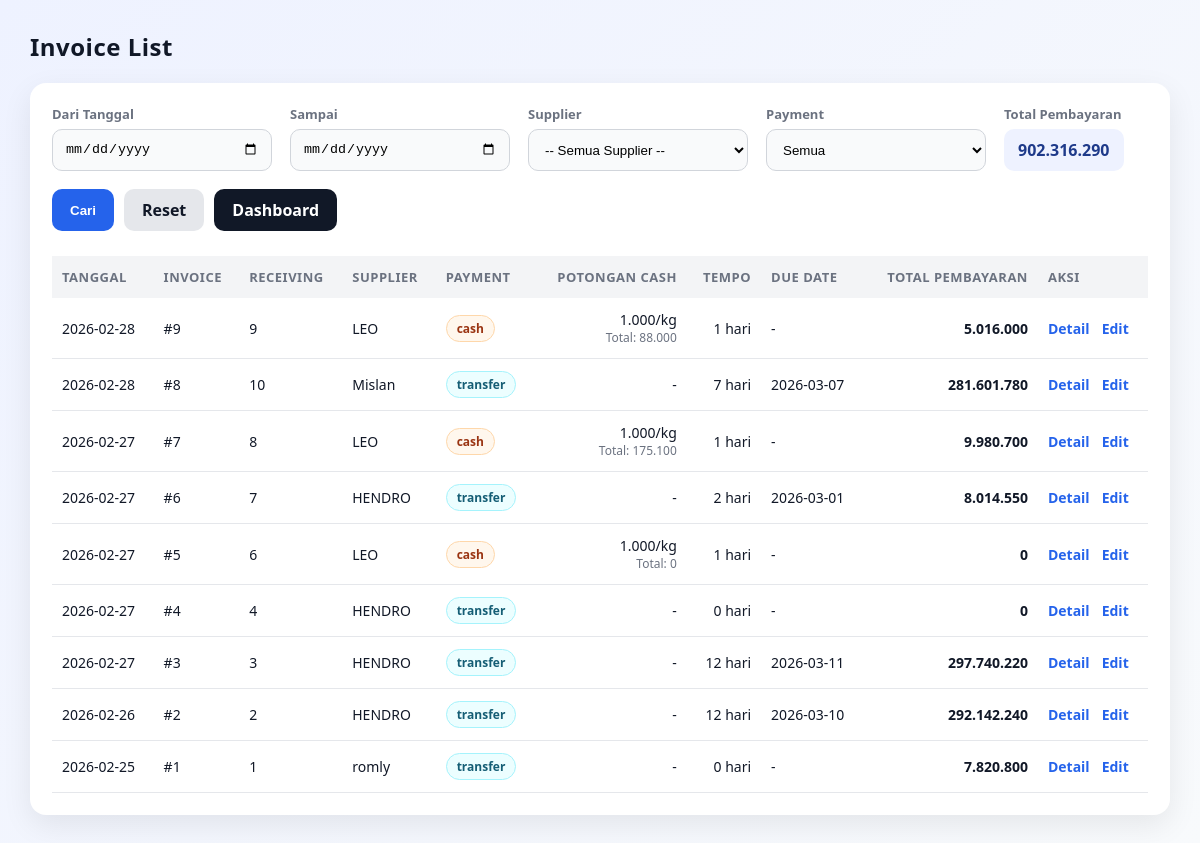
The page /invoice/list on the database as committed earlier.
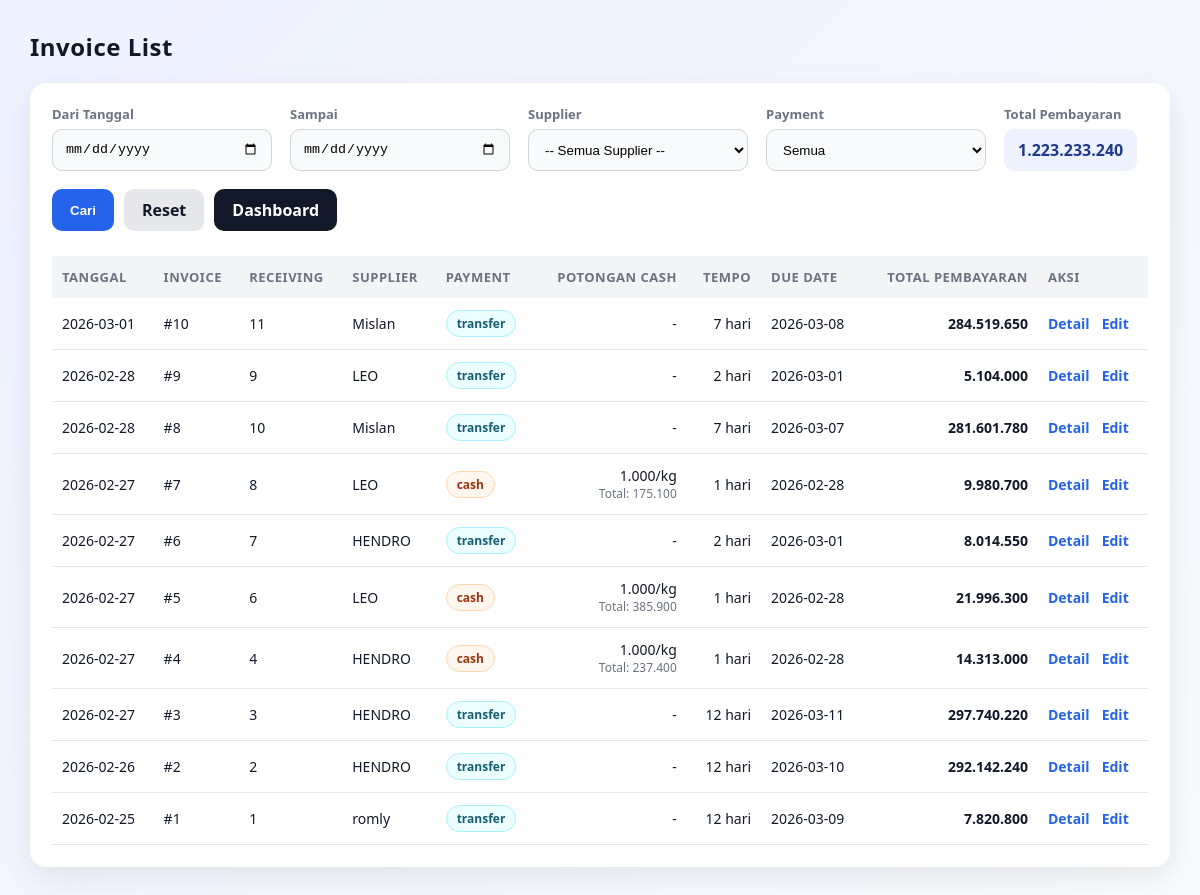
The same page on the database as committed later.
### tables this page shows
CREATE TABLE invoice_header (
            id INTEGER PRIMARY KEY AUTOINCREMENT,

            receiving_id INTEGER NOT NULL UNIQUE, -- 1 receiving = 1 invoice
            tanggal TEXT NOT NULL DEFAULT (date('now','localtime')),
            supplier TEXT NOT NULL,
            price_points_json TEXT NOT NULL,
            payment_type TEXT NOT NULL
                CHECK (payment_type IN ('cash','transfer')),
            tempo_hari INTEGER DEFAULT 0,
            due_date TEXT,

            -- Cash deduct per kg (hanya berlaku kalau cash)
            cash_deduct_per_kg_rp INTEGER DEFAULT 0,
            cash_deduct_total_rp INTEGER DEFAULT 0,
            -- PPh (siap dipakai nanti, 0.25% = 25)
            pph_rate_bp INTEGER DEFAULT 0,
            pph_amount_rp INTEGER DEFAULT 0,
            -- Total Supplier
            subtotal_rp INTEGER DEFAULT 0,
            total_payable_rp INTEGER DEFAULT 0,
            total_paid_g INTEGER DEFAULT 0,
            status TEXT DEFAULT 'draft'
                CHECK (status IN ('draft','issued','paid','void')),
            created_at TEXT DEFAULT (datetime('now','localtime')), note TEXT,
            FOREIGN KEY(receiving_id)
                REFERENCES receiving_header(id)
                ON DELETE CASCADE
        );

### invoice/routes.py (the view)
@invoice_bp.route("/list", methods=["GET"])
def invoice_list():
    start = (request.args.get("start") or "").strip() or None
    end = (request.args.get("end") or "").strip() or None
    supplier = (request.args.get("supplier") or "").strip() or None
    payment_type = (request.args.get("payment_type") or "").strip() or None
    rows = repo.fetch_invoice_list(
        start=start,
        end=end,
        supplier=supplier,
        payment_type=payment_type,
        limit=request.args.get("limit") or 500
    )
    rows = [dict(r) for r in rows]
    total_payable = sum(int(r.get("total_payable_rp") or 0) for r in rows)
    return render_template(
        "invoice/list.html",
        rows=rows,
        start=start,
        end=end,
        supplier=supplier,
        payment_type=payment_type,
        total_payable=total_payable,
    )

### helpers/db.py (called while the page is built)
def get_conn():
    conn = sqlite3.connect(DB_PATH, timeout=30)
    conn.row_factory = sqlite3.Row
    conn.execute("PRAGMA foreign_keys = ON;")
    conn.execute("PRAGMA journal_mode = WAL;")
    return conn

### templates/invoice/list.html (shortened to what this page needs)
<!doctype html>
<html lang="id">
<head>
</head>
<body>
<div class="top">
  <h2>Invoice List</h2>
</div>
<div class="card">
<form method="get" action="/invoice/list" class="filter-row">
  <div class="filter-item">
    <label>Dari Tanggal</label>
    <input type="date" name="start" value="{{ start or '' }}">
  </div>
  <div class="filter-item">
    <label>Sampai</label>
    <input type="date" name="end" value="{{ end or '' }}">
  </div>
  <div class="filter-item">
    <label>Supplier</label>
    <select id="supplier" name="supplier"></select>
  </div>
  <div class="filter-item">
    <label>Payment</label>
    <select name="payment_type">
      <option value="" {% if not payment_type %}selected{% endif %}>Semua</option>
    </select>
  </div>
  <div class="filter-item">
    <label>Total Pembayaran</label>
    <div class="summary-pill">
      {{ "{:,.0f}".format(total_payable or 0).replace(",", ".") }}
    </div>
  </div>
  <div class="filter-actions">
    <button class="btn btn-primary" type="submit">Cari</button>
    <a class="btn btn-ghost" href="/invoice/list">Reset</a>
    <a class="btn btn-secondary" href="/dashboard">Dashboard</a>
  </div>
</form>
<table>
<thead>
<tr>
  <th>Tanggal</th>
  <th>Invoice</th>
  <th>Receiving</th>
  <th>Supplier</th>
  <th>Payment</th>
  <th class="right">Potongan Cash</th>
  <th class="right">Tempo</th>
  <th>Due Date</th>
  <th class="right">Total Pembayaran</th>
  <th>Aksi</th>
</tr>
</thead>
<tbody>
{% for r in rows %}
<tr>
  <td>{{ r.tanggal }}</td>
  <td>#{{ r.id }}</td>
  <td>{{ r.receiving_id }}</td>
  <td>{{ r.supplier }}</td>
  <td>
    {% set pt = (r.payment_type or 'transfer') %}
    <span class="pill {{ pt }}">{{ pt }}</span>
  </td>
  <td class="right">
    {% if (r.payment_type == 'cash') and (r.cash_deduct_per_kg_rp or 0) > 0 %}
      {{ "{:,.0f}".format(r.cash_deduct_per_kg_rp or 0).replace(",", ".") }}/kg
      <div class="small">Total: {{ "{:,.0f}".format(r.cash_deduct_total_rp or 0).replace(",", ".") }}</div>
    {% else %}
      -
    {% endif %}
  </td>
  <td class="right">{{ r.tempo_hari or 0 }} hari</td>
  <td>{{ r.due_date or "-" }}</td>
  <td class="right total-bold">
    {{ "{:,.0f}".format(r.total_payable_rp or 0).replace(",", ".") }}
  </td>
  <td>
    <div class="aksi">
      <a href="/invoice/view/{{ r.id }}">Detail</a>
     <a href="{{ url_for('invoice.invoice_edit', invoice_id=r.id) }}">Edit</a>
    </div>
  </td>
</tr>
{% endfor %}
</tbody>
</table>
</div>
</body>
</html>

### templates/invoice/list.html (style rules this page uses)
* { box-sizing:border-box }
body { font-family: system-ui, -apple-system, 'Segoe UI', Arial, sans-serif; margin:0; padding:30px; background:linear-gradient(135deg,#eef2ff,#f8fafc); color:#111827; }
h2 { margin:0;font-weight:800;letter-spacing:.5px }
.top { display:flex;justify-content:space-between;align-items:center;margin-bottom:20px }
.card { background:#fff;border-radius:16px;padding:22px;box-shadow:0 10px 30px rgba(0,0,0,.08) }
.filter-row { display:flex;flex-wrap:wrap;gap:18px;align-items:flex-end }
.filter-item { display:flex;flex-direction:column;gap:6px }
.filter-item label { font-size:13px;font-weight:600;color:#6b7280 }
.filter-item input,.filter-item select { width:220px;height:42px;padding:10px 12px;border-radius:10px;border:1px solid #d1d5db; background:#f9fafb;transition:.2s }
.summary-pill { height:42px;display:flex;align-items:center;justify-content:flex-end; padding:0 14px;border-radius:10px;background:#eef2ff; font-weight:800;color:#1e3a8a }
.filter-actions { display:flex;gap:10px;flex-wrap:wrap }
.btn { height:42px;padding:0 18px;border-radius:10px;border:none;cursor:pointer; font-weight:700;transition:.2s;display:flex;align-items:center;justify-content:center; text-decoration:none }
.btn-primary { background:#2563eb;color:#fff }
.btn-secondary { background:#111827;color:#fff }
.btn-ghost { background:#e5e7eb;color:#111827 }
table { width:100%;border-collapse:collapse;margin-top:25px;font-size:14px }
thead { background:#f3f4f6 }
th,td { padding:12px 10px;text-align:left }
th { font-size:13px;text-transform:uppercase;letter-spacing:.5px;color:#6b7280 }
tbody tr { border-bottom:1px solid #e5e7eb;transition:.15s }
.right { text-align:right }
.total-bold { font-weight:800;color:#111827 }
.pill { display:inline-block;padding:4px 10px;border-radius:999px;font-size:12px;font-weight:700; background:#f3f4f6;color:#111827;border:1px solid #e5e7eb }
.pill.cash { background:#fff7ed;border-color:#fed7aa;color:#9a3412 }
.pill.transfer { background:#ecfeff;border-color:#a5f3fc;color:#155e75 }
.aksi { display:flex;gap:12px }
.aksi a { font-weight:600;color:#2563eb;text-decoration:none }
.small { font-size:12px;color:#6b7280 }

Rows that differ between the two databases and show on the page:
added invoice_header: tanggal "2026-03-01", id "10", receiving_id "11", supplier "Mislan", payment_type "transfer", tempo_hari "7", due_date "2026-03-08", total_payable_rp "284.519.650"
changed invoice_header id 9: payment_type "cash" → "transfer"; tempo_hari "1" → "2"; due_date "-" → "2026-03-01"; total_payable_rp "5.016.000" → "5.104.000"; cash_deduct_per_kg_rp "1.000" → (not shown); cash_deduct_total_rp "88.000" → (not shown); payment_type "/kg Total:" → "-"
changed invoice_header id 7: due_date "-" → "2026-02-28"
changed invoice_header id 5: cash_deduct_total_rp "0" → "385.900"; due_date "-" → "2026-02-28"; total_payable_rp "0" → "21.996.300"
changed invoice_header id 4: payment_type "transfer" → "cash"; cash_deduct_per_kg_rp (not shown) → "1.000"; cash_deduct_total_rp (not shown) → "237.400"; tempo_hari "0" → "1"; due_date "-" → "2026-02-28"; total_payable_rp "0" → "14.313.000"; payment_type "-" → "/kg Total:"
changed invoice_header "romly": tempo_hari "0" → "12"; due_date "-" → "2026-03-09"
Other text that changed with them:
{{ "{:,.0f}".format(total_payable or 0).replace(",", ".") }}: "902.316.290" → "1.223.233.240"
